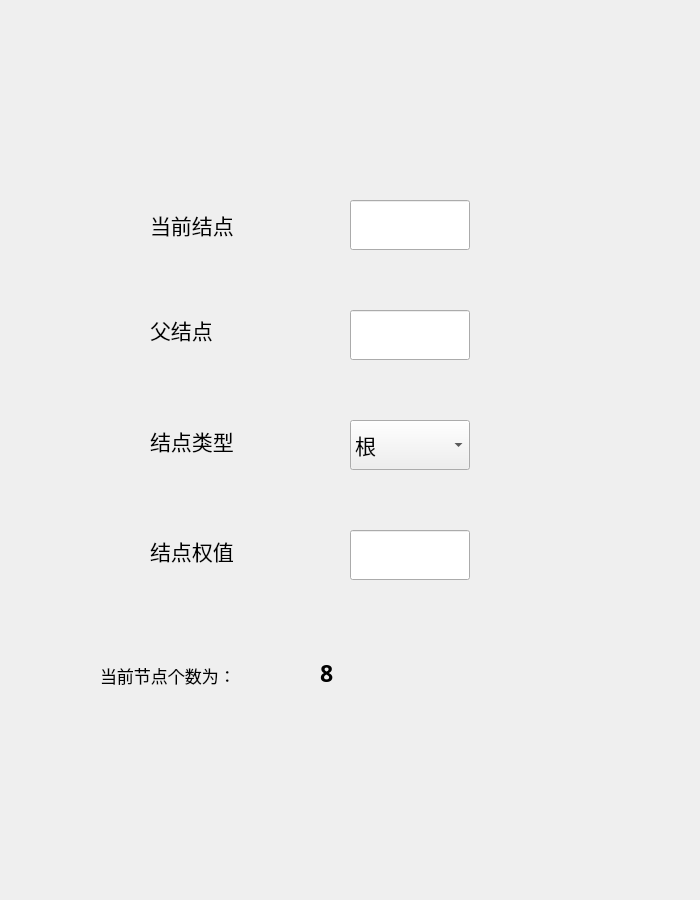
<?xml version="1.0" encoding="UTF-8"?>
<ui version="4.0">
 <class>signalamplifier</class>
 <widget class="QWidget" name="signalamplifier">
  <property name="geometry">
   <rect>
    <x>0</x>
    <y>0</y>
    <width>700</width>
    <height>900</height>
   </rect>
  </property>
  <property name="windowTitle">
   <string>Form</string>
  </property>
  <widget class="QComboBox" name="comboBox">
   <property name="geometry">
    <rect>
     <x>350</x>
     <y>420</y>
     <width>120</width>
     <height>50</height>
    </rect>
   </property>
   <property name="font">
    <font>
     <family>宋体</family>
     <pointsize>16</pointsize>
    </font>
   </property>
   <item>
    <property name="text">
     <string>根</string>
    </property>
   </item>
   <item>
    <property name="text">
     <string>左结点</string>
    </property>
   </item>
   <item>
    <property name="text">
     <string>右结点</string>
    </property>
   </item>
  </widget>
  <widget class="QLineEdit" name="parentO">
   <property name="geometry">
    <rect>
     <x>350</x>
     <y>310</y>
     <width>120</width>
     <height>50</height>
    </rect>
   </property>
   <property name="font">
    <font>
     <family>微软雅黑</family>
     <pointsize>13</pointsize>
    </font>
   </property>
  </widget>
  <widget class="QLineEdit" name="weightO">
   <property name="geometry">
    <rect>
     <x>350</x>
     <y>530</y>
     <width>120</width>
     <height>50</height>
    </rect>
   </property>
   <property name="font">
    <font>
     <family>微软雅黑</family>
     <pointsize>13</pointsize>
    </font>
   </property>
  </widget>
  <widget class="QLineEdit" name="selfO">
   <property name="geometry">
    <rect>
     <x>350</x>
     <y>200</y>
     <width>120</width>
     <height>50</height>
    </rect>
   </property>
   <property name="font">
    <font>
     <family>微软雅黑</family>
     <pointsize>13</pointsize>
    </font>
   </property>
  </widget>
  <widget class="QLabel" name="label">
   <property name="geometry">
    <rect>
     <x>150</x>
     <y>200</y>
     <width>161</width>
     <height>50</height>
    </rect>
   </property>
   <property name="font">
    <font>
     <family>宋体</family>
     <pointsize>16</pointsize>
    </font>
   </property>
   <property name="text">
    <string>当前结点</string>
   </property>
  </widget>
  <widget class="QLabel" name="label2">
   <property name="geometry">
    <rect>
     <x>150</x>
     <y>310</y>
     <width>161</width>
     <height>40</height>
    </rect>
   </property>
   <property name="font">
    <font>
     <family>宋体</family>
     <pointsize>16</pointsize>
    </font>
   </property>
   <property name="text">
    <string>父结点</string>
   </property>
  </widget>
  <widget class="QLabel" name="label3">
   <property name="geometry">
    <rect>
     <x>150</x>
     <y>420</y>
     <width>161</width>
     <height>41</height>
    </rect>
   </property>
   <property name="font">
    <font>
     <family>宋体</family>
     <pointsize>16</pointsize>
    </font>
   </property>
   <property name="text">
    <string>结点类型</string>
   </property>
  </widget>
  <widget class="QLabel" name="label4">
   <property name="geometry">
    <rect>
     <x>150</x>
     <y>530</y>
     <width>171</width>
     <height>41</height>
    </rect>
   </property>
   <property name="font">
    <font>
     <family>宋体</family>
     <pointsize>16</pointsize>
    </font>
   </property>
   <property name="text">
    <string>结点权值</string>
   </property>
  </widget>
  <widget class="QLabel" name="label5">
   <property name="geometry">
    <rect>
     <x>100</x>
     <y>660</y>
     <width>190</width>
     <height>30</height>
    </rect>
   </property>
   <property name="font">
    <font>
     <family>幼圆</family>
     <pointsize>13</pointsize>
    </font>
   </property>
   <property name="text">
    <string>当前节点个数为：</string>
   </property>
  </widget>
  <widget class="QLabel" name="countShow">
   <property name="geometry">
    <rect>
     <x>320</x>
     <y>650</y>
     <width>45</width>
     <height>45</height>
    </rect>
   </property>
   <property name="font">
    <font>
     <family>微软雅黑</family>
     <pointsize>17</pointsize>
     <weight>75</weight>
     <bold>true</bold>
    </font>
   </property>
   <property name="text">
    <string>8</string>
   </property>
  </widget>
 </widget>
 <resources/>
 <connections/>
</ui>
